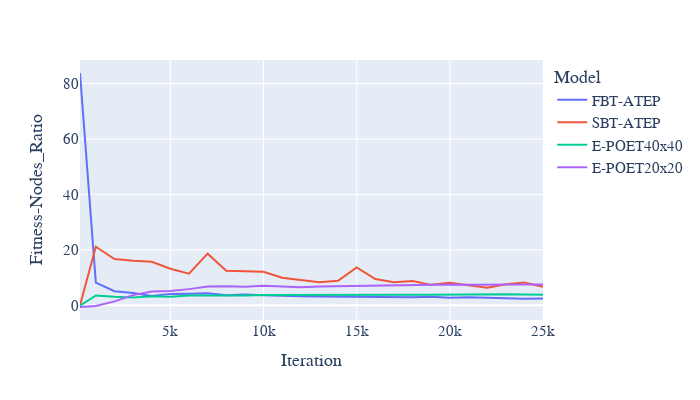

Notebook code for this chart:
### Code cell
df_fn_final['Fitness-Nodes_Ratio'] = df_fn_final['Fitness'] / df_fn_final['Nodes']
fig = px.line(df_fn_final,x='Iteration',y='Fitness-Nodes_Ratio',color='Model',width=700, height=400)
fig.update_layout(
    font_family="Arial",
    title_font_family="Arial",
    font=dict(
        
        size=15,
        
    )
)
fig.show()

### Figure 1 — Plotly figure (JSON) as saved in the notebook; plotly's stock layout.template omitted (floating-point values rounded to 4 significant figures)
{"data": [{"hovertemplate": "Model=FBT-ATEP<br>Iteration=%{x}<br>Fitness-Nodes_Ratio=%{y}<extra></extra>", "legendgroup": "FBT-ATEP", "line": {"color": "#636efa", "dash": "solid"}, "marker": {"symbol": "circle"}, "mode": "lines", "name": "FBT-ATEP", "orientation": "v", "showlegend": true, "type": "scatter", "x": [150, 1000, 2000, 3000, 4000, 5000, 6000, 7000, 8000, 9000, 10000, 11000, 12000, 13000, 14000, 15000, 16000, 17000, 18000, 19000, 20000, 21000, 22000, 23000, 24000, 25000], "xaxis": "x", "y": [83.8, 8.227, 5.1, 4.452, 3.403, 4.139, 4.18, 4.324, 3.63, 3.925, 3.63, 3.593, 3.294, 3.221, 3.11, 3.051, 2.982, 2.883, 2.899, 3.11, 2.774, 2.891, 2.617, 2.571, 2.351, 2.438], "yaxis": "y"}, {"hovertemplate": "Model=SBT-ATEP<br>Iteration=%{x}<br>Fitness-Nodes_Ratio=%{y}<extra></extra>", "legendgroup": "SBT-ATEP", "line": {"color": "#EF553B", "dash": "solid"}, "marker": {"symbol": "circle"}, "mode": "lines", "name": "SBT-ATEP", "orientation": "v", "showlegend": true, "type": "scatter", "x": [150, 1000, 2000, 3000, 4000, 5000, 6000, 7000, 8000, 9000, 10000, 11000, 12000, 13000, 14000, 15000, 16000, 17000, 18000, 19000, 20000, 21000, 22000, 23000, 24000, 25000], "xaxis": "x", "y": [0, 21.13, 16.73, 16.08, 15.72, 13.22, 11.4, 18.64, 12.47, 12.42, 12.12, 9.943, 9.095, 8.305, 8.855, 13.7, 9.492, 8.297, 8.797, 7.393, 8.131, 7.276, 6.385, 7.6, 8.231, 6.724], "yaxis": "y"}, {"hovertemplate": "Model=E-POET40x40<br>Iteration=%{x}<br>Fitness-Nodes_Ratio=%{y}<extra></extra>", "legendgroup": "E-POET40x40", "line": {"color": "#00cc96", "dash": "solid"}, "marker": {"symbol": "circle"}, "mode": "lines", "name": "E-POET40x40", "orientation": "v", "showlegend": true, "type": "scatter", "x": [150, 1000, 2000, 3000, 4000, 5000, 6000, 7000, 8000, 9000, 10000, 11000, 12000, 13000, 14000, 15000, 16000, 17000, 18000, 19000, 20000, 21000, 22000, 23000, 24000, 25000], "xaxis": "x", "y": [-0.1379, 3.57, 3.098, 2.845, 3.298, 3.142, 3.547, 3.5, 3.492, 3.517, 3.692, 3.742, 3.765, 3.817, 3.704, 3.697, 3.739, 3.789, 3.85, 3.782, 3.873, 3.892, 4.046, 4.013, 3.9, 3.838], "yaxis": "y"}, {"hovertemplate": "Model=E-POET20x20<br>Iteration=%{x}<br>Fitness-Nodes_Ratio=%{y}<extra></extra>", "legendgroup": "E-POET20x20", "line": {"color": "#ab63fa", "dash": "solid"}, "marker": {"symbol": "circle"}, "mode": "lines", "name": "E-POET20x20", "orientation": "v", "showlegend": true, "type": "scatter", "x": [150, 1000, 2000, 3000, 4000, 5000, 6000, 7000, 8000, 9000, 10000, 11000, 12000, 13000, 14000, 15000, 16000, 17000, 18000, 19000, 20000, 21000, 22000, 23000, 24000, 25000], "xaxis": "x", "y": [-0.5919, -0.1997, 1.423, 3.7, 4.978, 5.198, 5.852, 6.793, 6.883, 6.71, 7.039, 6.858, 6.55, 6.825, 6.939, 6.885, 6.969, 7.198, 7.223, 7.426, 7.531, 7.458, 7.561, 7.58, 7.54, 7.508], "yaxis": "y"}], "layout": {"font": {"family": "Arial", "size": 15}, "height": 400, "legend": {"title": {"text": "Model"}, "tracegroupgap": 0}, "margin": {"t": 60}, "title": {"font": {"family": "Arial"}}, "width": 700, "xaxis": {"anchor": "y", "domain": [0, 1], "title": {"text": "Iteration"}}, "yaxis": {"anchor": "x", "domain": [0, 1], "title": {"text": "Fitness-Nodes_Ratio"}}}}
